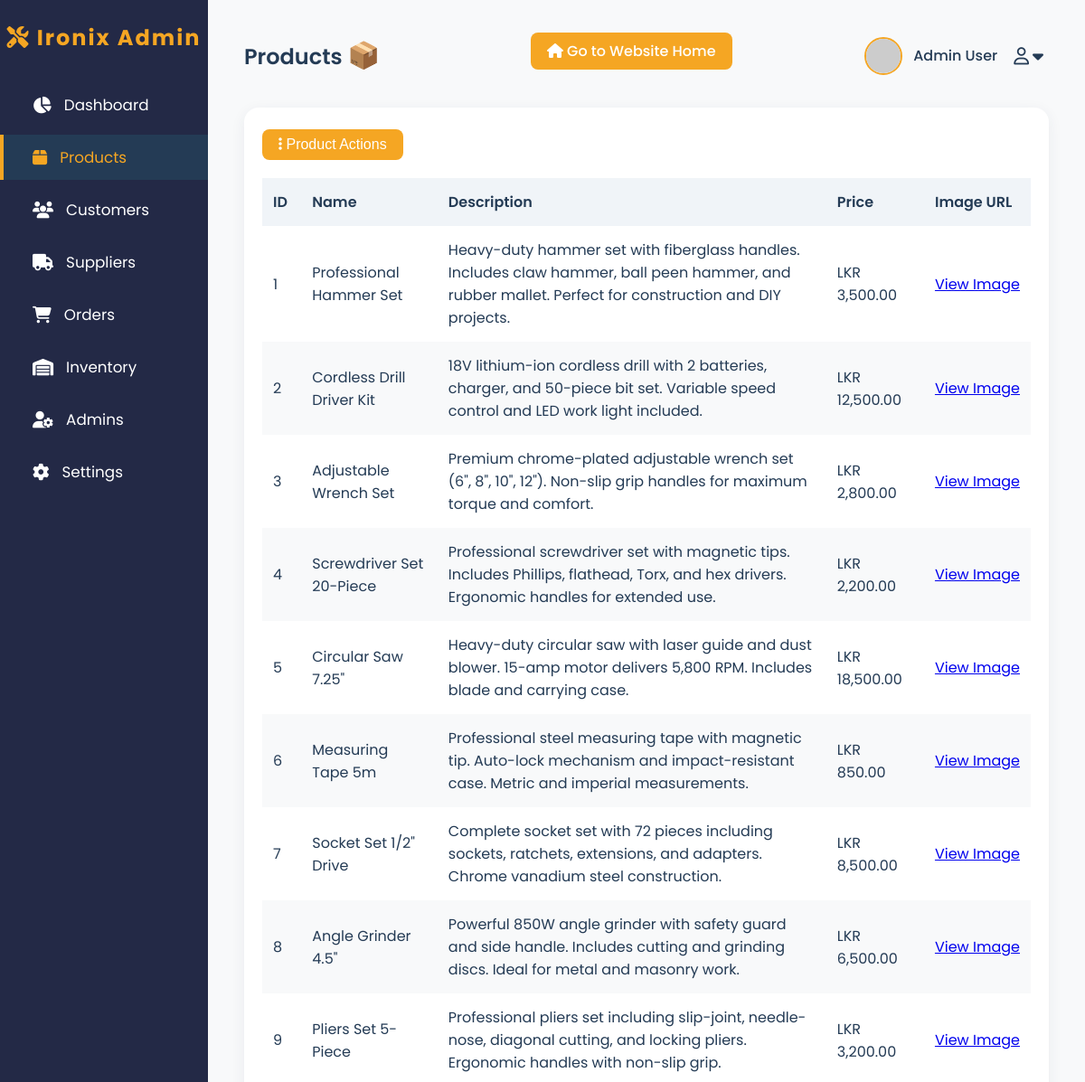
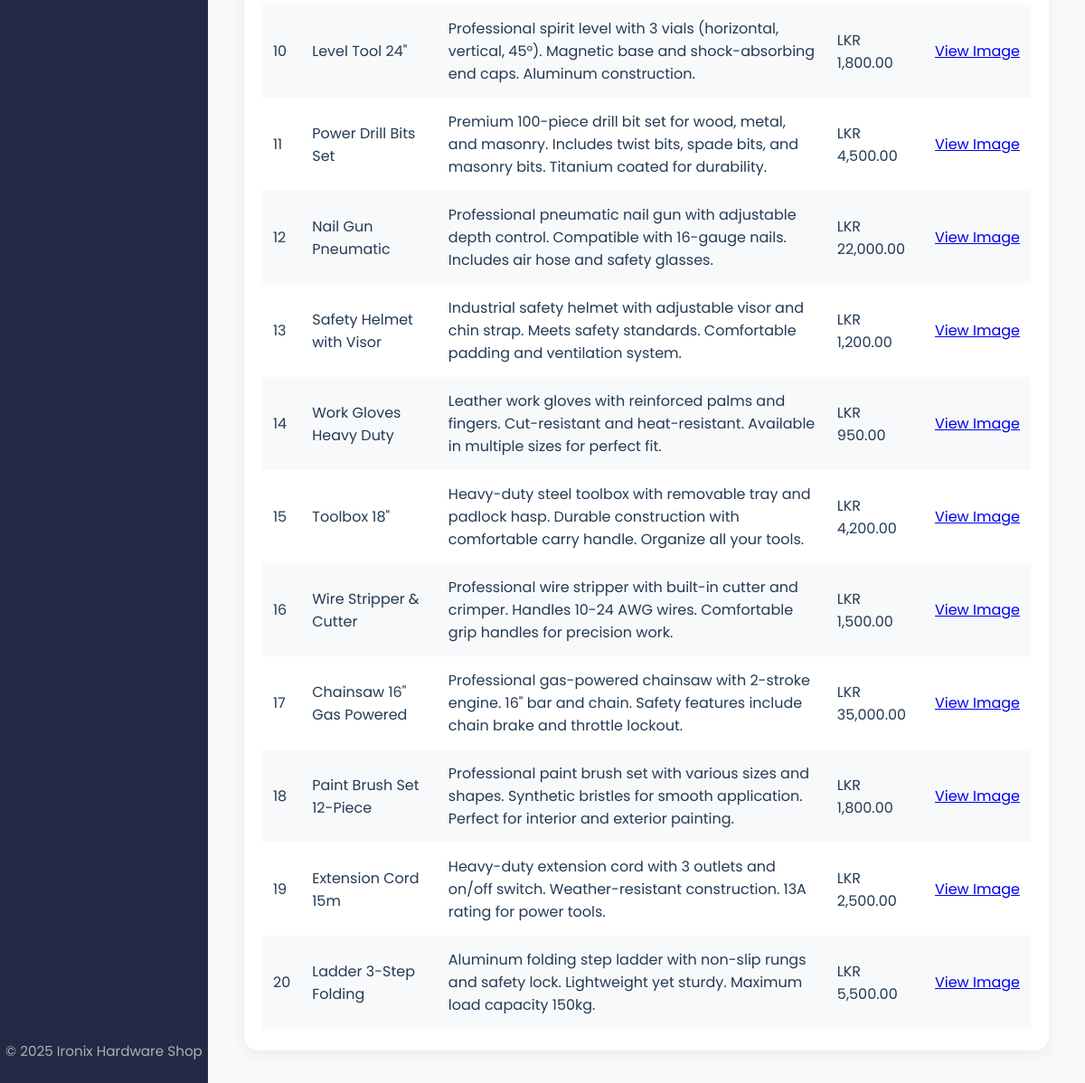
Screenshot of /admin_products.php with the database file from the repository (2 pictures, top to bottom).
### tables this page shows
CREATE TABLE products (
    id INT AUTO_INCREMENT PRIMARY KEY,
    name VARCHAR(255) NOT NULL,
    description TEXT,
    price DECIMAL(10, 2) NOT NULL,
    image_url VARCHAR(500) NOT NULL,
    created_at TIMESTAMP DEFAULT CURRENT_TIMESTAMP,
    updated_at TIMESTAMP DEFAULT CURRENT_TIMESTAMP ON UPDATE CURRENT_TIMESTAMP
);

### admin_products.php (the view, shortened to what this page needs)
<?php
$servername = "localhost";
$username = "root";
$password = "";
$dbname = "ironix";
$conn = new mysqli($servername, $username, $password, $dbname);
$products = $conn->query("SELECT * FROM products");
?>
<!DOCTYPE html>
<html lang="en">
<head>
  <link rel="stylesheet" href="https://cdnjs.cloudflare.com/ajax/libs/font-awesome/6.4.0/css/all.min.css">
</head>
<body>
  <div class="dashboard-container">
    <nav class="sidebar">
      <div class="brand"><i class="fa-solid fa-screwdriver-wrench"></i> Ironix Admin</div>
      <ul>
        <li><a href="admin_dashboard.php"><i class="fa-solid fa-chart-pie"></i> Dashboard</a></li>
        <li><a href="admin_products.php" class="active"><i class="fa-solid fa-box"></i> Products</a></li>
        <li><a href="admin_customers.php"><i class="fa-solid fa-users"></i> Customers</a></li>
        <li><a href="admin_suppliers.php"><i class="fa-solid fa-truck"></i> Suppliers</a></li>
        <li><a href="admin_orders.php"><i class="fa-solid fa-shopping-cart"></i> Orders</a></li>
        <li><a href="admin_inventory.php"><i class="fa-solid fa-warehouse"></i> Inventory</a></li>
        <li><a href="admin_admins.php"><i class="fa-solid fa-user-gear"></i> Admins</a></li>
        <li><a href="admin_settings.php"><i class="fa-solid fa-gear"></i> Settings</a></li>
      </ul>
      <div class="sidebar-footer">
        &copy; 2025 Ironix Hardware Shop
      </div>
    </nav>
    <div class="main-content">
      <div class="dashboard-header">
        <div class="welcome">Products <span style="font-size:1.2em;">📦</span></div>
        <a href="index.php" class="payment-reminder" style="margin-left: 20px; display: inline-block; text-decoration: none;">
          <i class="fa-solid fa-home"></i> Go to Website Home
        </a>
        <div class="profile">
          <img src="https://randomuser.me/api/portraits/men/32.jpg" alt="Admin" class="profile-img">
          <span class="profile-name"><?php echo isset($_SESSION['admin_name']) ? htmlspecialchars($_SESSION['admin_name']) : 'Admin User'; ?></span>
          <div class="profile-dropdown">
            <button class="profile-btn">
              <i class="fa-regular fa-user"></i>
              <i class="fa-solid fa-caret-down"></i>
            </button>
          </div>
        </div>
      </div>
      <div class="dashboard-table-container">
        <div class="product-actions" style="margin-bottom: 12px; position: relative; display: inline-block;">
          <button id="productActionsBtn" style="background: var(--main-gold); color: #fff; border: none; border-radius: 8px; padding: 8px 18px; font-size: 1em; font-weight: 500; cursor: pointer;">
            <i class="fa-solid fa-ellipsis-vertical"></i> Product Actions
          </button>
        </div>
        <table>
          <thead>
            <tr>
              <th>ID</th>
              <th>Name</th>
              <th>Description</th>
              <th>Price</th>
              <th>Image URL</th>
            </tr>
          </thead>
          <tbody>
            <?php if ($products && $products->num_rows > 0): ?>
              <?php while($row = $products->fetch_assoc()): ?>
                <tr>
                  <td><?= htmlspecialchars($row['id']) ?></td>
                  <td><?= htmlspecialchars($row['name']) ?></td>
                  <td><?= htmlspecialchars($row['description']) ?></td>
                  <td>LKR <?= number_format($row['price'], 2) ?></td>
                  <td style="max-width:220px; overflow-x:auto; white-space:nowrap;">
                    <a href="<?= htmlspecialchars($row['image_url']) ?>" target="_blank">View Image</a>
                  </td>
                </tr>
              <?php endwhile; ?>
            <?php else: ?>
              <tr><td colspan="5" style="text-align:center;">No products found.</td></tr>
            <?php endif; ?>
          </tbody>
        </table>
      </div>
    </div>
  </div>
</body>
</html>

### admin_products.php (style rules this page uses)
:root { --main-blue: #243b55; --main-gold: #f5a623; --main-bg: #f8f9fa; --card-red: #ff5e62; --card-blue: #5e72e4; --card-yellow: #ffd600; --sidebar-bg: #232946; --sidebar-active: #f5a623; --sidebar-hover: #243b55; }
body { margin: 0; font-family: 'Poppins', Arial, sans-serif; background: var(--main-bg); color: var(--main-blue); }
.dashboard-container { display: flex; min-height: 100vh; }
.sidebar { width: 230px; background: var(--sidebar-bg); color: #fff; display: flex; flex-direction: column; padding: 24px 0; min-height: 100vh; box-shadow: 2px 0 12px rgba(36,59,85,0.08); }
.sidebar .brand { font-size: 1.5em; font-weight: 700; color: var(--main-gold); text-align: center; margin-bottom: 32px; letter-spacing: 2px; }
.sidebar ul { list-style: none; padding: 0; margin: 0; flex: 1; }
.sidebar ul li { margin-bottom: 8px; }
.sidebar ul li a { display: flex; align-items: center; color: #fff; text-decoration: none; padding: 12px 32px; font-size: 1.05em; border-left: 4px solid transparent; transition: background 0.2s, border 0.2s; }
.sidebar ul li a.active, .sidebar ul li a:hover { background: var(--sidebar-hover); border-left: 4px solid var(--sidebar-active); color: var(--main-gold); }
.sidebar ul li a i { margin-right: 14px; font-size: 1.1em; }
.sidebar .sidebar-footer { text-align: center; font-size: 0.95em; color: #b0b0b0; margin-top: 32px; }
.main-content { flex: 1; padding: 36px 40px 36px 40px; background: var(--main-bg); min-width: 0; }
.dashboard-header { display: flex; align-items: center; justify-content: space-between; margin-bottom: 32px; }
.dashboard-header .welcome { font-size: 1.5em; font-weight: 600; color: var(--main-blue); }
.dashboard-header .profile { display: flex; align-items: center; gap: 12px; }
.dashboard-header .profile-img { width: 38px; height: 38px; border-radius: 50%; object-fit: cover; border: 2px solid var(--main-gold); }
.dashboard-header .profile-name { font-weight: 500; color: var(--main-blue); }
.profile-dropdown { position: relative; display: inline-block; }
.profile-btn { background: none; border: none; color: var(--main-blue); font-size: 1.2em; cursor: pointer; display: flex; align-items: center; gap: 4px; }
.dashboard-table-container { background: #fff; border-radius: 16px; box-shadow: 0 4px 16px rgba(36,59,85,0.07); padding: 24px 20px; margin-top: 12px; }
table { width: 100%; border-collapse: collapse; margin-top: 8px; }
th, td { padding: 14px 12px; text-align: left; }
th { background: #f0f4f8; color: var(--main-blue); font-weight: 600; font-size: 1em; }
tr:nth-child(even) { background: #f8f9fa; }
.payment-reminder { background: var(--main-gold); color: #fff; border: none; border-radius: 8px; padding: 8px 18px; font-size: 1em; font-weight: 500; float: right; margin-bottom: 10px; cursor: pointer; transition: background 0.2s; }

### rows the page displays
products: id "1", name "Professional Hammer Set", description "Heavy-duty hammer set with fiberglass handles. Includes claw hammer, ball peen hammer, and rubber mallet. Perfect for construction and DIY projects.", price "3,500.00"
products: id "2", name "Cordless Drill Driver Kit", description "18V lithium-ion cordless drill with 2 batteries, charger, and 50-piece bit set. Variable speed control and LED work light included.", price "12,500.00"
products: id "3", name "Adjustable Wrench Set", description "Premium chrome-plated adjustable wrench set (6\", 8\", 10\", 12\"). Non-slip grip handles for maximum torque and comfort.", price "2,800.00"
products: id "4", name "Screwdriver Set 20-Piece", description "Professional screwdriver set with magnetic tips. Includes Phillips, flathead, Torx, and hex drivers. Ergonomic handles for extended use.", price "2,200.00"
products: id "5", name "Circular Saw 7.25\"", description "Heavy-duty circular saw with laser guide and dust blower. 15-amp motor delivers 5,800 RPM. Includes blade and carrying case.", price "18,500.00"
products: id "6", name "Measuring Tape 5m", description "Professional steel measuring tape with magnetic tip. Auto-lock mechanism and impact-resistant case. Metric and imperial measurements.", price "850.00"
products: id "7", name "Socket Set 1/2\" Drive", description "Complete socket set with 72 pieces including sockets, ratchets, extensions, and adapters. Chrome vanadium steel construction.", price "8,500.00"
products: id "8", name "Angle Grinder 4.5\"", description "Powerful 850W angle grinder with safety guard and side handle. Includes cutting and grinding discs. Ideal for metal and masonry work.", price "6,500.00"
products: id "9", name "Pliers Set 5-Piece", description "Professional pliers set including slip-joint, needle-nose, diagonal cutting, and locking pliers. Ergonomic handles with non-slip grip.", price "3,200.00"
products: id "10", name "Level Tool 24\"", description "Professional spirit level with 3 vials (horizontal, vertical, 45°). Magnetic base and shock-absorbing end caps. Aluminum construction.", price "1,800.00"
products: id "11", name "Power Drill Bits Set", description "Premium 100-piece drill bit set for wood, metal, and masonry. Includes twist bits, spade bits, and masonry bits. Titanium coated for durability.", price "4,500.00"
products: id "12", name "Nail Gun Pneumatic", description "Professional pneumatic nail gun with adjustable depth control. Compatible with 16-gauge nails. Includes air hose and safety glasses.", price "22,000.00"
products: id "13", name "Safety Helmet with Visor", description "Industrial safety helmet with adjustable visor and chin strap. Meets safety standards. Comfortable padding and ventilation system.", price "1,200.00"
products: id "14", name "Work Gloves Heavy Duty", description "Leather work gloves with reinforced palms and fingers. Cut-resistant and heat-resistant. Available in multiple sizes for perfect fit.", price "950.00"
products: id "15", name "Toolbox 18\"", description "Heavy-duty steel toolbox with removable tray and padlock hasp. Durable construction with comfortable carry handle. Organize all your tools.", price "4,200.00"
products: id "16", name "Wire Stripper & Cutter", description "Professional wire stripper with built-in cutter and crimper. Handles 10-24 AWG wires. Comfortable grip handles for precision work.", price "1,500.00"
products: id "17", name "Chainsaw 16\" Gas Powered", description "Professional gas-powered chainsaw with 2-stroke engine. 16\" bar and chain. Safety features include chain brake and throttle lockout.", price "35,000.00"
products: id "18", name "Paint Brush Set 12-Piece", description "Professional paint brush set with various sizes and shapes. Synthetic bristles for smooth application. Perfect for interior and exterior painting.", price "1,800.00"
products: id "19", name "Extension Cord 15m", description "Heavy-duty extension cord with 3 outlets and on/off switch. Weather-resistant construction. 13A rating for power tools.", price "2,500.00"
products: id "20", name "Ladder 3-Step Folding", description "Aluminum folding step ladder with non-slip rungs and safety lock. Lightweight yet sturdy. Maximum load capacity 150kg.", price "5,500.00"
